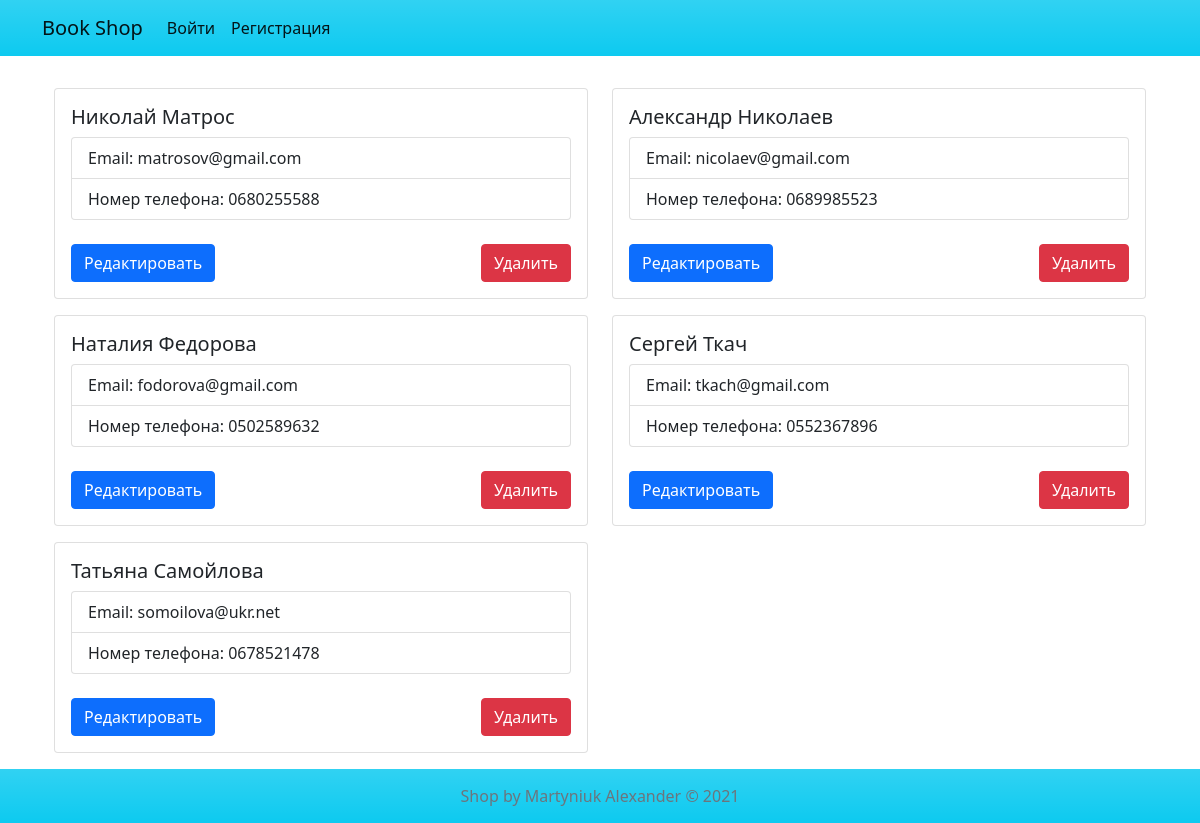
Page /customer on the committed database.
### app/models.py (models this page shows, shortened)
class Customer(models.Model):
    first_name = models.CharField(max_length=64, blank=False, verbose_name='Имя')
    last_name = models.CharField(max_length=64, blank=False, verbose_name='Фамилия')
    email = models.EmailField(max_length=64, blank=True, null=True, verbose_name='Почта')
    phone = models.CharField(max_length=32, blank=False, verbose_name='Номер телефона')
    class Meta:
        verbose_name = 'Покупатель'
        verbose_name_plural = 'Покупатели'

### app/views.py (the view, shortened to what this page needs)
# urls.py: path('customer', customer, name="customer_list"),
def customer(request):
    customer_list = Customer.objects.all()
    return render(
        request, 'site_items/customer.html',
        {
            'customer_list': customer_list,
            'title': 'Покупатели'
        }
    )

### templates/site_items/customer.html (shortened to what this page needs)
{% extends 'partials/base.html' %}
{% block content %}
    <div class="container mt-3">
        <div class="row">
            {% for customer in customer_list %}
                <div class="col-md-6">
                    <div class="card mt-3">
                        <div class="card-body">
                            <h5 class="card-title">{{ customer.first_name }} {{ customer.last_name }}</h5>
                            <ul class="list-group">
                                <li class="list-group-item">Email: {% firstof customer.email "Отсутствует" %}</li>
                                <li class="list-group-item">Номер телефона: {{ customer.phone }}</li>
                            </ul>
                            <div class="d-flex justify-content-between">
                                <form action="{% url 'update_item_customer' customer.id %}" method="get" class="mt-4"
                                      style="">
                                    <button class="btn btn-primary">Редактировать</button>
                                </form>
                                <form action="{% url 'customer_list' %}" method="post" class="mt-4">
                                    <button class="btn btn-danger">Удалить</button>
                                </form>
                            </div>
                        </div>
                    </div>
                </div>
            {% endfor %}
        </div>
    </div>
{% endblock %}

### static/style.css (style rules this page uses)
html, body { height: 100%; }
body { display: flex; flex-direction: column; }

### rows in the picture
Customer: first_name "Николай", last_name "Матроc", email "matrosov@gmail.com", phone "0680255588"
Customer: first_name "Александр", last_name "Николаев", email "nicolaev@gmail.com", phone "0689985523"
Customer: first_name "Наталия", last_name "Федорова", email "fodorova@gmail.com", phone "0502589632"
Customer: first_name "Сергей", last_name "Ткач", email "tkach@gmail.com", phone "0552367896"
Customer: first_name "Татьяна", last_name "Самойлова", email "somoilova@ukr.net", phone "0678521478"
